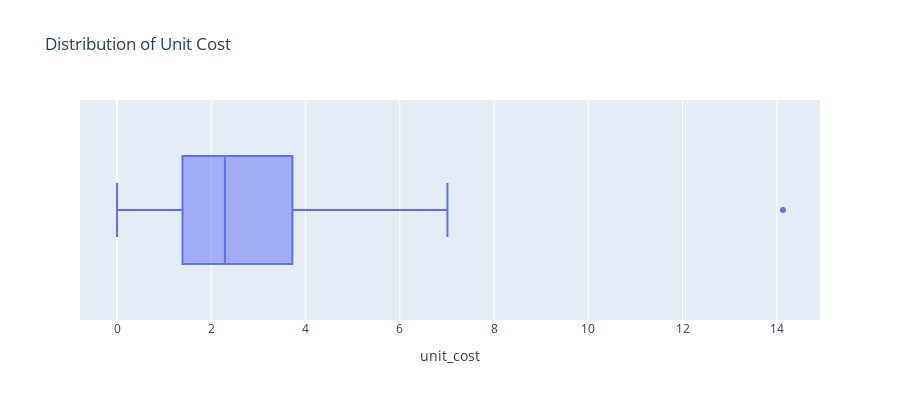

Notebook code cell kept with this figure:
### Markdown cell above
#### Exploring Outliers

### Code cell
px.box(raw,x='unit_cost',width=900,
       height=400,title="Distribution of Unit Cost")

### Figure 1 — Plotly figure (JSON) as saved in the notebook; plotly's stock layout.template omitted (floating-point values rounded to 4 significant figures; data arrays with more than 128 entries replaced by an {"elided": "..."} marker saying what was removed)
{"data": [{"alignmentgroup": "True", "hovertemplate": "unit_cost=%{x}<extra></extra>", "legendgroup": "", "marker": {"color": "#636efa"}, "name": "", "notched": false, "offsetgroup": "", "orientation": "h", "showlegend": false, "type": "box", "x": {"elided": "7646 float values"}, "x0": " ", "xaxis": "x", "y0": " ", "yaxis": "y"}], "layout": {"boxmode": "group", "height": 400, "legend": {"tracegroupgap": 0}, "title": {"text": "Distribution of Unit Cost"}, "width": 900, "xaxis": {"anchor": "y", "domain": [0, 1], "title": {"text": "unit_cost"}}, "yaxis": {"anchor": "x", "domain": [0, 1]}}}
